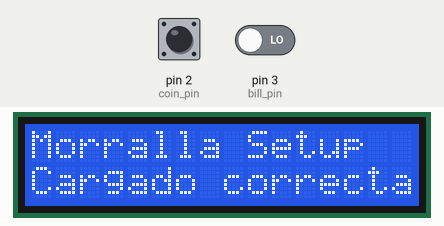
Recording of a sketch running on a simulated Arduino Uno, built with avr-gcc and run on an emulated ATmega328P. Parts: 16×2 character LCD. The inputs (shaded band) are chosen by the test bench; at power-on: pin 2 (coin_pin) HIGH, pin 3 (bill_pin) LOW.

Above: at 2.8 s.
2.9 s: pin 2 (coin_pin) pulled LOW for 0.15 s
At 3.9 s:
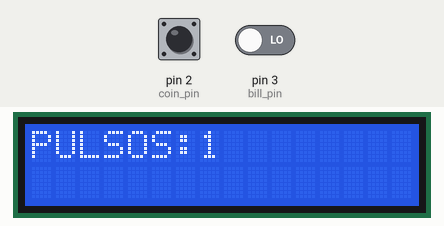
5.0 s: pin 3 (bill_pin) driven HIGH
At 6.0 s:
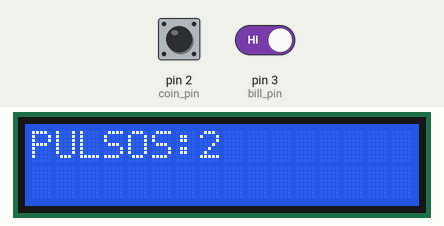
7.0 s: pin 2 (coin_pin) pulled LOW for 1 s
At 9.5 s:
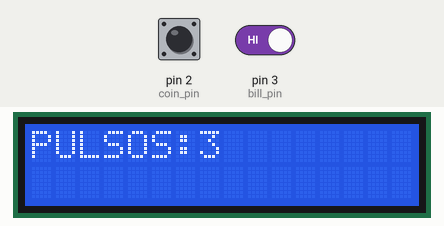
Timing chart, 0 to 11.0 s (numbered marks = the images above; inputs shaded):
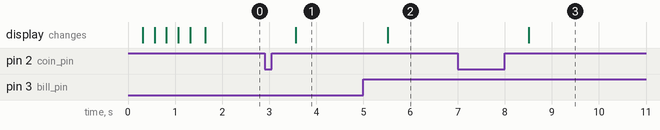

Measured:
- after the input at 2.9 s, the display: changes after 0.66 s (image 1)
- after the input at 5.0 s, the display: changes after 0.51 s (image 2)
- after the input at 7.0 s, the display: changes after 1.5 s (image 3)

The sketch:

read_mon_bill_showI2C_addCredits.ino
```cpp
/*-----( Librerias )-----*/
#include <Wire.h>  // Comes with Arduino IDE
// https://bitbucket.org/fmalpartida/new-liquidcrystal/downloads
// Move any other LCD libraries to another folder or delete them
#include <LiquidCrystal_I2C.h>//I2C_Ver_1

/*-----( Constantes Globales )-----*/
/*Lo pongo como variables de tipo constante para guardar espacio en memoria*/
/***********************************************************************************************/
const int limite_pulsos = 500; /* EDITAR ESTE VALOR PARA CAMBIAR EL DELAY ENTRE DETECCION DE PULSOS-nesecito poner un DELAY es como una pausa entre la deteccion de pulsos para que el arduino me lea los pulsos sin arrojar basura, eh calado multiples valores y 500 es el mas estable*/
/***********************************************************************************************/
const int coin_pin = 2; /*Asigno el valor de 2 para la variable donde conectare el pin que va a recibir los pulsos del monedero*/
const int bill_pin = 3;
/*-----( objectos )-----*/
// set the LCD address to 0x27 for a 16 chars 2 line display
// A FEW use address 0x3F
// Set the pins on the I2C chip used for LCD connections:
//addr, en,rw,rs,d4,d5,d6,d7,bl,blpol
LiquidCrystal_I2C lcd(0x27, 2, 1, 0, 4, 5, 6, 7, 3, POSITIVE);  // Set the LCD I2C address

/*-----( Variables Globales)-----*/
/* Una variable debe ser declarada como "volátil" cuando su valor puede ser cambiado por algo fuera del control de la sección de código en el que aparece, como un hilo al mismo tiempo de ejecución. En el Arduino, el único lugar que es probable que ocurra en secciones de código asociados a las interrupciones, llama una rutina de servicio de interrupción.*/
volatile byte cont_pulsos_moneda = 0;/*Variable para guardar el valor de los pulsos contados*/
volatile unsigned long tiempo_pulso; /*Variable para guardar el tiempo en el que se leyo e pulso*/
byte pulsos_total; /* lugar para guardar el total de pulsos detectados*/
byte nueva_moneda = 0; /* lugar para guardar el valor de la moneda basandme en el total de pulsos detectados*/

/*----( SETUP: RUNS ONCE )----*/
void setup() {
  Serial.begin(9600); /* Establece la velocidad de datos en bits por segundo (baudios) para la transmisión de datos en serie. Para comunicarse con la pc*/

  lcd.begin(16, 2);  // initialize the lcd for 16 chars 2 lines, turn on backlight

  // ------- Quick 3 blinks of backlight  -------------
  for (int i = 0; i < 3; i++)
  {
    lcd.backlight();
    delay(250);
    lcd.noBacklight();
    delay(250);
  }
  lcd.backlight(); // finish with backlight on

  //-------- Write characters on the display ------------------
  // NOTE: Cursor Position: (CHAR, LINE) start at 0
  lcd.setCursor(0, 0); //Start at character 4 on line 0
  lcd.print("Cargando Setup");/*Para mostrar en consola que ya inicio la funcion setup()*/
  lcd.setCursor(0,1);lcd.print("por favor esperar...");
  /*pinMode: Configura el pin especificado para comportarse ya sea como una entrada o una salida: pines digitales se pueden utilizar como entrada, INPUT_PULLUP o SALIDA. Cambiar el pin con la funcion pinMode () cambia el comportamiento eléctrico de la clavija.
    input: de afuera hacia el arduino - output*del arduino ahcia afuera - a pull-up* es la resistecia interna del arduino, que asegura que el pin este ya sea en un estado ALTO o BAJO, mientras emplea un nivel bajo de corriente.*/

  pinMode(coin_pin, INPUT_PULLUP);/*establecemos el pin 2 (coin_pin) como tipo INPUT y le adjuntamos una resistencia interna para evitar rebotes*/

  /* El procesador en el corazón de cualquier Arduino tiene dos tipos diferentes de interrupciones: "externo" y "Cambiar PIN".
    Si usted quiere asegurarse de que un programa siempre capte los pulsos de un encoder rotativo, de manera que nunca se pierde un pulso, seria difícil escribir un programa que no hiciera
    otra cosa mas que eso, ya que el programa tendría que sondear constantemente las líneas de sensores para el codificador, con el fin de detectar pulsos solo cuando ocurran emplearemos la funcion de AtachInterrupts()*
    Las interrupciones son útiles formas de hacer que las cosas sucedan de forma automática en los programas de microcontroladores, y puede ayudar a resolver problemas de tiempo.
    Estas interrupciones pueden configurarse para activar una función específica en flancos ascendentes o descendentes de la señal, o bajo nivel.
    OJO: Dentro de la función de "attachInterrupt()", la funcion "delay()" no funcionará y el valor devuelto por "millis()" no se incrementará.
    Los datos recibidos mientras dentro de la funcion podran ser perdidos. Usted debe declarar como volátiles cualquier variable que modifique dentro de la función adjunta.
    Vea la sección de ISR a continuación para obtener más información.*/
  /*attachInterrupt(0, sumar_contador_moneda, RISING);*/
  /*UNO (PIN2:0,PIN3:1) MEGA (PIN2;0,PIN3;1,PIN21;2,PIN20;3,PIN19;4,PIN18;5) */
  attachInterrupt(digitalPinToInterrupt(coin_pin), sumar_contador_moneda, RISING);
  attachInterrupt(digitalPinToInterrupt(bill_pin), sumar_contador_moneda, RISING);

  /*SYNTAXIS: attachInterrupt(pin,ISR,mode);
    pin: parametro para decir a la funcion que pin desea adjuntar el interruptor (Arduino_MEGA cuenta con x6 pins que admiten esta posibilidad de actuar como interuptores estos son [2, 3, 18, 19, 20, 21] ) los pins específicos con capacidad para interrupciones, y su mapeo para interrumpir llevan un número diferente a su numero de pin, estos numeros varían segunn el modelo de arduino, por esta razon empleamos la funcion "digitalPinToInterrupt()" para obtener este valor para el pin en especifico y evitar confusiones
    ISR: funcion a invocar cuando se produce una interrupcion; esta funcion no debe recibir parametros y debe regresar nada
    mode: define cuando se debe de producri una interrupcion, hay 4 constantes predefinidas como valores y estos son;
    LOW: acciona la interrupcion cuando el pin se encuentre en estado bajo (0v)
    CHANGE: acciona la interrupcion cada vez que el pin cambie de valor
    RISING: acciona la interrupcion cuando el pin vaya de estado bajo a estado alto (0v a 5v)
    FALLING: acciona la interrupcion cuando el pin vaya de estado alto a estado bajo (5v a 0v)*/
  lcd.clear();/*limpiar pantalla*/
  lcd.setCursor(0, 0); //Start at character 4 on line 0
  lcd.print("Morralla Setup");/*Imprimo en consola para notificarme que la funcion setup() llego a su fin*/
  lcd.setCursor(0,1);lcd.print("Cargado correctamente.");
}/*--(end setup )---*/

void sumar_contador_moneda() /*funcion invocada para incrementar el contador cont_pulsos_moneda*/
{
  cont_pulsos_moneda++;
  tiempo_pulso = millis();/*guardo el tiempo ACTUAL y se lo asigno a la variable como el tiempo cuando leyo el pulso*/
}/*fin sumar_cont_moneda()*/

void loop() {/*----( LOOP: RUNS CONSTANTLY )----*/
  /*dejar de contar pulsos si hubo una interrupcion y el contador se incremento entonces hubo una moneda detectada (cont_pulsos_moneda>0) && si el tiempo actual menos el tiempo del ultimo pulso es mayor a los 500 milisegundos entonces hacer lo siguiente*/
  if (cont_pulsos_moneda > 0 && millis() - tiempo_pulso > limite_pulsos) {
    cli();/*disable interrupts*/
      nueva_moneda = cont_pulsos_moneda + nueva_moneda; /*Guardo el valor del total de pulsos en esta variable para liberar espacio en la variable cont_pulsos_moneda*/
    sei();
      lcd.clear();
      lcd.setCursor(0,0);
      lcd.print("PULSOS:");/*me alerta en consola que hubo una moneda detectada*/
      lcd.println(nueva_moneda); /* imprime en consola el valor de esa moneda*/
    cli();
      cont_pulsos_moneda = 0; /*reseteo a 0 el contador de pulsos del interruptor*/
    sei();/*enable interrupts*/
  }/*fin de if*/
}/*fin de void loop()*/
```
